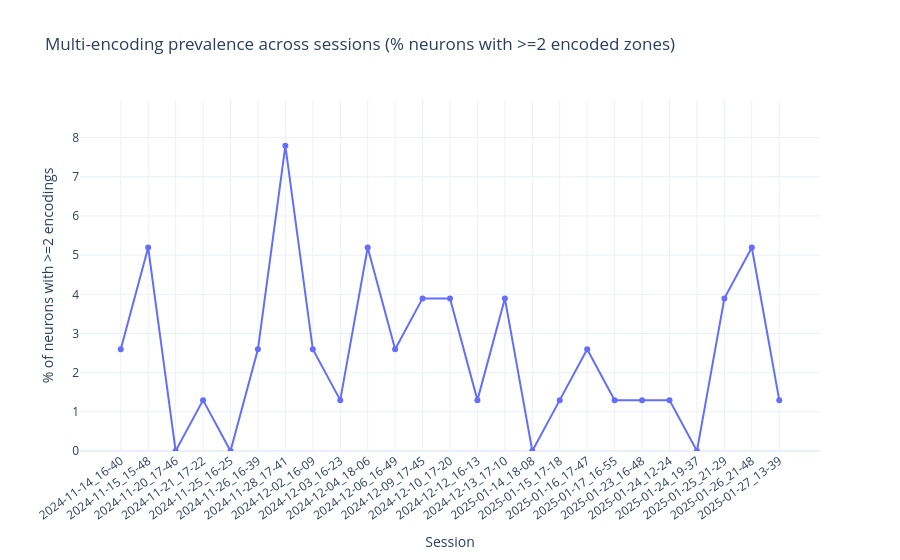
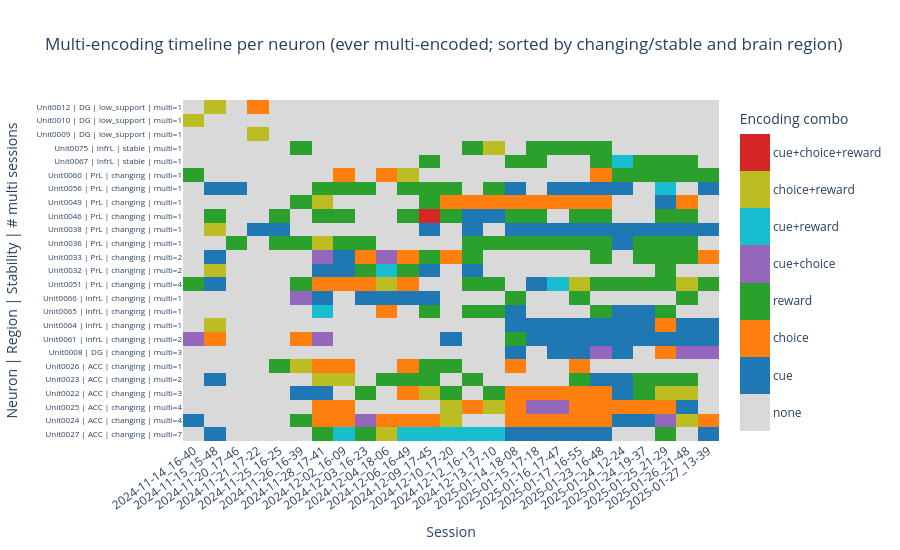

Notebook code cell kept with these figures, in order:
### Code cell
# Multi-encoding longitudinal analysis (multi-zone per neuron)
if "row_df" not in globals() or "unit_profile" not in globals():
    raise RuntimeError(
        "Run the 'Region-level encoding and stability analysis' cell first (it builds row_df and unit_profile)."
    )

multi_flag_cols = {
    "cue": "is_cue_cell",
    "reward_approach": "is_reward_approach_cell",
    "reward": "is_reward_cell",
}
missing_cols = [c for c in multi_flag_cols.values() if c not in row_df.columns]
if missing_cols:
    raise KeyError(f"Missing multi-encoding columns in row_df: {missing_cols}")

multi_timeline = row_df[
    ["unit", "session_id", "session_order", "brain_region", *multi_flag_cols.values()]
].drop_duplicates(subset=["unit", "session_id"]).copy()

for col in multi_flag_cols.values():
    multi_timeline[col] = multi_timeline[col].fillna(False).astype(bool)


def _combo_from_flags(r: pd.Series) -> str:
    labels = [name for name, col in multi_flag_cols.items() if bool(r[col])]
    return "+".join(labels) if labels else "none"


multi_timeline["multi_encoding_label"] = multi_timeline.apply(_combo_from_flags, axis=1)
multi_timeline["n_zone_encodings"] = (
    multi_timeline[list(multi_flag_cols.values())].sum(axis=1).astype(int)
)
multi_timeline["is_multi_encoding"] = multi_timeline["n_zone_encodings"] >= 2


def _count_transitions(values) -> int:
    vals = list(values)
    return int(sum(a != b for a, b in zip(vals[:-1], vals[1:])))


def _multi_unit_summary(g: pd.DataFrame) -> pd.Series:
    if "session_order" in g.columns and g["session_order"].notna().any():
        g_sorted = g.sort_values(["session_order", "session_id"])
    else:
        g_sorted = g.sort_values("session_id")

    n_total = int(g_sorted["session_id"].nunique())
    n_multi = int(g_sorted["is_multi_encoding"].sum())
    n_any = int((g_sorted["n_zone_encodings"] >= 1).sum())
    multi_only = g_sorted[g_sorted["is_multi_encoding"]]

    return pd.Series(
        {
            "n_sessions_total": n_total,
            "n_any_encoding_sessions": n_any,
            "n_multi_sessions": n_multi,
            "frac_multi_sessions": (n_multi / n_total) if n_total else np.nan,
            "ever_multi_encoded": bool(n_multi > 0),
            "n_unique_multi_labels": int(multi_only["multi_encoding_label"].nunique()) if n_multi else 0,
            "label_transitions_all_sessions": _count_transitions(g_sorted["multi_encoding_label"].tolist()),
            "label_transitions_multi_sessions": _count_transitions(multi_only["multi_encoding_label"].tolist()),
        }
    )


multi_unit_profile = (
    multi_timeline.groupby("unit").apply(_multi_unit_summary).reset_index()
)
multi_unit_profile = unit_profile.merge(multi_unit_profile, on="unit", how="left")
multi_unit_profile["ever_multi_encoded"] = multi_unit_profile["ever_multi_encoded"].fillna(False).astype(bool)
for col in [
    "n_sessions_total",
    "n_any_encoding_sessions",
    "n_multi_sessions",
    "n_unique_multi_labels",
    "label_transitions_all_sessions",
    "label_transitions_multi_sessions",
]:
    if col in multi_unit_profile.columns:
        multi_unit_profile[col] = multi_unit_profile[col].fillna(0).astype(int)
multi_unit_profile["frac_multi_sessions"] = multi_unit_profile["frac_multi_sessions"].fillna(0.0)

n_total_units = int(multi_unit_profile["unit"].nunique())
n_ever_multi = int(multi_unit_profile["ever_multi_encoded"].sum())
print(
    f"Units with multi-zone encoding in at least one session: {n_ever_multi}/{n_total_units} "
    f"({100 * n_ever_multi / max(n_total_units, 1):.1f}%)"
)
print(
    f"Mean multi-encoding sessions (all units): {multi_unit_profile['n_multi_sessions'].mean():.2f} | "
    f"among ever-multi units: {multi_unit_profile.loc[multi_unit_profile['ever_multi_encoded'], 'n_multi_sessions'].mean():.2f}"
    if n_ever_multi > 0
    else "No multi-encoded units detected."
)

multi_by_stability = (
    multi_unit_profile.groupby("stability_class", as_index=False)
    .agg(
        n_units=("unit", "nunique"),
        n_ever_multi=("ever_multi_encoded", "sum"),
        mean_multi_sessions=("n_multi_sessions", "mean"),
        mean_frac_multi_sessions=("frac_multi_sessions", "mean"),
    )
)
multi_by_stability["pct_ever_multi"] = (
    100.0 * multi_by_stability["n_ever_multi"] / multi_by_stability["n_units"].clip(lower=1)
)

display(multi_by_stability.sort_values("pct_ever_multi", ascending=False))

ever_multi_units = multi_unit_profile[multi_unit_profile["ever_multi_encoded"]].copy()
if not ever_multi_units.empty:
    display(
        ever_multi_units[
            [
                "unit",
                "brain_region",
                "stability_class",
                "dominant_encoding",
                "n_multi_sessions",
                "frac_multi_sessions",
                "n_unique_multi_labels",
                "label_transitions_multi_sessions",
            ]
        ]
        .sort_values(["stability_class", "brain_region", "n_multi_sessions", "unit"], ascending=[True, True, False, True])
        .head(30)
    )

session_multi = (
    multi_timeline.groupby(["session_id", "session_order"], as_index=False)
    .agg(
        n_units=("unit", "nunique"),
        n_multi_units=("is_multi_encoding", "sum"),
        mean_n_zone_encodings=("n_zone_encodings", "mean"),
    )
    .sort_values(["session_order", "session_id"])
)
session_multi["pct_multi_units"] = 100.0 * session_multi["n_multi_units"] / session_multi["n_units"].clip(lower=1)

fig_multi_dynamics = px.line(
    session_multi,
    x="session_id",
    y="pct_multi_units",
    markers=True,
    title="Multi-encoding prevalence across sessions (% neurons with >=2 encoded zones)",
    labels={
        "session_id": "Session",
        "pct_multi_units": "% of neurons with >=2 encodings",
    },
)
fig_multi_dynamics.update_layout(template="plotly_white")
fig_multi_dynamics.update_yaxes(range=[0, max(5, min(100, session_multi["pct_multi_units"].max() * 1.15))])
fig_multi_dynamics.update_xaxes(tickangle=-35)
fig_multi_dynamics.show()

if n_ever_multi == 0:
    print("Skipping multi-encoding timeline heatmap because no neurons showed >=2 simultaneous encodings.")
else:
    if "session_order" in globals() and isinstance(session_order, pd.DataFrame):
        ordered_sessions = (
            session_order.sort_values("session_order")["session_id"].tolist()
            if {"session_order", "session_id"}.issubset(session_order.columns)
            else sorted(multi_timeline["session_id"].unique())
        )
    else:
        ordered_sessions = sorted(multi_timeline["session_id"].unique())

    stab_rank = {"changing": 0, "stable": 1, "low_support": 2, "unclassified": 3}
    multi_plot_profile = ever_multi_units.copy()
    multi_plot_profile["_stab_rank"] = multi_plot_profile["stability_class"].map(stab_rank).fillna(99)
    multi_plot_profile = multi_plot_profile.sort_values(
        ["_stab_rank", "brain_region", "n_multi_sessions", "unit"],
        ascending=[True, True, False, True],
    )
    multi_unit_order = multi_plot_profile["unit"].tolist()

    combo_matrix = (
        multi_timeline.pivot(index="unit", columns="session_id", values="multi_encoding_label")
        .reindex(index=multi_unit_order, columns=ordered_sessions)
        .fillna("none")
    )
    nzone_matrix = (
        multi_timeline.pivot(index="unit", columns="session_id", values="n_zone_encodings")
        .reindex(index=multi_unit_order, columns=ordered_sessions)
        .fillna(0)
        .astype(int)
    )

    combo_order = [
        "none",
        "cue",
        "reward_approach",
        "reward",
        "cue+reward_approach",
        "cue+reward",
        "reward_approach+reward",
        "cue+reward_approach+reward",
    ]
    combo_order_display = [label.replace("reward_approach", "choice") for label in combo_order]
    combo_colors = {
        "none": "#d9d9d9",
        "cue": "#1f77b4",
        "reward_approach": "#ff7f0e",
        "reward": "#2ca02c",
        "cue+reward_approach": "#9467bd",
        "cue+reward": "#17becf",
        "reward_approach+reward": "#bcbd22",
        "cue+reward_approach+reward": "#d62728",
    }

    def _discrete_colorscale(colors):
        n = len(colors)
        if n == 1:
            return [[0.0, colors[0]], [1.0, colors[0]]]
        cs = []
        for i, color in enumerate(colors):
            cs.append([i / n, color])
            cs.append([(i + 1) / n, color])
        return cs

    combo_to_z = {label: i + 0.5 for i, label in enumerate(combo_order)}
    z_combo = combo_matrix.replace(combo_to_z).to_numpy(dtype=float)

    label_map = multi_plot_profile.set_index("unit").apply(
        lambda r: (
            f"{r.name} | {r['brain_region']} | {r['stability_class']} | "
            f"multi={int(r['n_multi_sessions'])}"
        ),
        axis=1,
    )
    y_labels = [label_map.get(u, u) for u in combo_matrix.index]

    combo_matrix_display = combo_matrix.replace("reward_approach", "choice", regex=True)
    customdata = np.dstack([
        combo_matrix_display.to_numpy(dtype=object),
        nzone_matrix.to_numpy(dtype=object),
    ])

    fig_multi_timeline = go.Figure(
        data=go.Heatmap(
            z=z_combo,
            x=combo_matrix.columns,
            y=y_labels,
            customdata=customdata,
            colorscale=_discrete_colorscale([combo_colors[k] for k in combo_order]),
            zmin=0,
            zmax=len(combo_order),
            colorbar=dict(
                title="Encoding combo",
                tickvals=[i + 0.5 for i in range(len(combo_order))],
                ticktext=combo_order_display,
            ),
            hovertemplate=(
                "unit=%{y}<br>session=%{x}<br>encoding_combo=%{customdata[0]}"
                "<br>n_zone_encodings=%{customdata[1]}<extra></extra>"
            ),
        )
    )

    fig_multi_timeline.update_yaxes(tickfont=dict(size=8))
    fig_multi_timeline.update_layout(
        template="plotly_white",
        title=(
            "Multi-encoding timeline per neuron (ever multi-encoded; sorted by changing/stable and brain region)"
        ),
        xaxis_title="Session",
        yaxis_title="Neuron | Region | Stability | # multi sessions",
        height=max(550, 14 * len(y_labels)),
    )
    fig_multi_timeline.update_xaxes(tickangle=-35)
    fig_multi_timeline.show()

### Figure 1 — Plotly figure (JSON) as saved in the notebook; plotly's stock layout.template omitted (floating-point values rounded to 4 significant figures)
{"data": [{"hovertemplate": "Session=%{x}<br>% of neurons with >=2 encodings=%{y}<extra></extra>", "legendgroup": "", "line": {"color": "#636efa", "dash": "solid"}, "marker": {"symbol": "circle"}, "mode": "lines+markers", "name": "", "orientation": "v", "showlegend": false, "type": "scatter", "x": ["2024-11-14_16-40", "2024-11-15_15-48", "2024-11-20_17-46", "2024-11-21_17-22", "2024-11-25_16-25", "2024-11-26_16-39", "2024-11-28_17-41", "2024-12-02_16-09", "2024-12-03_16-23", "2024-12-04_18-06", "2024-12-06_16-49", "2024-12-09_17-45", "2024-12-10_17-20", "2024-12-12_16-13", "2024-12-13_17-10", "2025-01-14_18-08", "2025-01-15_17-18", "2025-01-16_17-47", "2025-01-17_16-55", "2025-01-23_16-48", "2025-01-24_12-24", "2025-01-24_19-37", "2025-01-25_21-29", "2025-01-26_21-48", "2025-01-27_13-39"], "xaxis": "x", "y": [2.597, 5.195, 0.0, 1.299, 0.0, 2.597, 7.792, 2.597, 1.299, 5.195, 2.597, 3.896, 3.896, 1.299, 3.896, 0.0, 1.299, 2.597, 1.299, 1.299, 1.299, 0.0, 3.896, 5.195, 1.299], "yaxis": "y"}], "layout": {"legend": {"tracegroupgap": 0}, "title": {"text": "Multi-encoding prevalence across sessions (% neurons with >=2 encoded zones)"}, "xaxis": {"anchor": "y", "domain": [0, 1], "tickangle": -35, "title": {"text": "Session"}}, "yaxis": {"anchor": "x", "domain": [0, 1], "range": [0, 8.961], "title": {"text": "% of neurons with >=2 encodings"}}}}

### Figure 2 — Plotly figure (JSON) as saved in the notebook; plotly's stock layout.template omitted (floating-point values rounded to 4 significant figures; data arrays with more than 128 entries replaced by an {"elided": "..."} marker saying what was removed)
{"data": [{"colorbar": {"ticktext": ["none", "cue", "choice", "reward", "cue+choice", "cue+reward", "choice+reward", "cue+choice+reward"], "tickvals": [0.5, 1.5, 2.5, 3.5, 4.5, 5.5, 6.5, 7.5], "title": {"text": "Encoding combo"}}, "colorscale": [[0, "#d9d9d9"], [0.125, "#d9d9d9"], [0.125, "#1f77b4"], [0.25, "#1f77b4"], [0.25, "#ff7f0e"], [0.375, "#ff7f0e"], [0.375, "#2ca02c"], [0.5, "#2ca02c"], [0.5, "#9467bd"], [0.625, "#9467bd"], [0.625, "#17becf"], [0.75, "#17becf"], [0.75, "#bcbd22"], [0.875, "#bcbd22"], [0.875, "#d62728"], [1, "#d62728"]], "customdata": {"elided": "25x25x2 mixed values"}, "hovertemplate": "unit=%{y}<br>session=%{x}<br>encoding_combo=%{customdata[0]}<br>n_zone_encodings=%{customdata[1]}<extra></extra>", "type": "heatmap", "x": ["2024-11-14_16-40", "2024-11-15_15-48", "2024-11-20_17-46", "2024-11-21_17-22", "2024-11-25_16-25", "2024-11-26_16-39", "2024-11-28_17-41", "2024-12-02_16-09", "2024-12-03_16-23", "2024-12-04_18-06", "2024-12-06_16-49", "2024-12-09_17-45", "2024-12-10_17-20", "2024-12-12_16-13", "2024-12-13_17-10", "2025-01-14_18-08", "2025-01-15_17-18", "2025-01-16_17-47", "2025-01-17_16-55", "2025-01-23_16-48", "2025-01-24_12-24", "2025-01-24_19-37", "2025-01-25_21-29", "2025-01-26_21-48", "2025-01-27_13-39"], "y": ["Unit0027 | ACC | changing | multi=7", "Unit0024 | ACC | changing | multi=4", "Unit0025 | ACC | changing | multi=4", "Unit0022 | ACC | changing | multi=3", "Unit0023 | ACC | changing | multi=2", "Unit0026 | ACC | changing | multi=1", "Unit0008 | DG | changing | multi=3", "Unit0061 | InfrL | changing | multi=2", "Unit0064 | InfrL | changing | multi=1", "Unit0065 | InfrL | changing | multi=1", "Unit0066 | InfrL | changing | multi=1", "Unit0051 | PrL | changing | multi=4", "Unit0032 | PrL | changing | multi=2", "Unit0033 | PrL | changing | multi=2", "Unit0036 | PrL | changing | multi=1", "Unit0038 | PrL | changing | multi=1", "Unit0046 | PrL | changing | multi=1", "Unit0049 | PrL | changing | multi=1", "Unit0056 | PrL | changing | multi=1", "Unit0060 | PrL | changing | multi=1", "Unit0067 | InfrL | stable | multi=1", "Unit0075 | InfrL | stable | multi=1", "Unit0009 | DG | low_support | multi=1", "Unit0010 | DG | low_support | multi=1", "Unit0012 | DG | low_support | multi=1"], "z": {"elided": "25x25 float values"}, "zmax": 8, "zmin": 0}], "layout": {"height": 550, "title": {"text": "Multi-encoding timeline per neuron (ever multi-encoded; sorted by changing/stable and brain region)"}, "xaxis": {"tickangle": -35, "title": {"text": "Session"}}, "yaxis": {"tickfont": {"size": 8}, "title": {"text": "Neuron | Region | Stability | # multi sessions"}}}}
